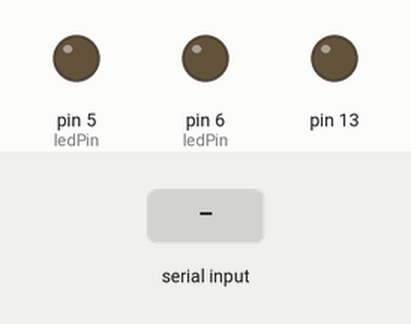
Simulated run of this sketch. Board: Arduino Uno, built with avr-gcc and run on an emulated ATmega328P. Parts: output pins drawn as LEDs (lit = HIGH). Inputs (shaded band) come from the test bench. What the sketch prints to the serial monitor is not drawn.

Above: at 1.2 s.
1.3 s: "1" received over the second serial link
At 2.3 s:
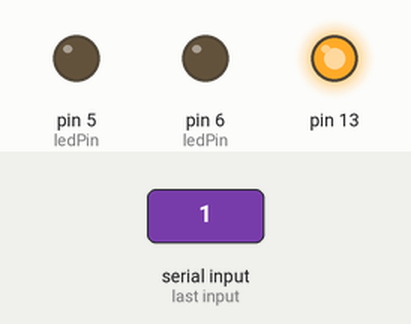
2.8 s: "0" received over the second serial link
At 3.5 s:
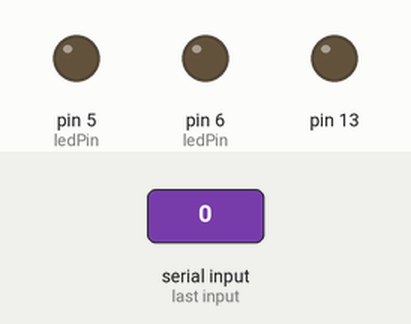
Timing chart, 0 to 5.8 s (numbered marks = the images above; inputs shaded):
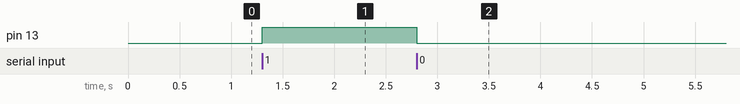

The sketch:

buletooth.ino
```cpp
#include <SoftwareSerial.h>

int ledPin[2] = {5,6};


SoftwareSerial BTSerial(2, 3);

void setup() {
  Serial.begin(9600);
  BTSerial.begin(9600);
  pinMode(13, OUTPUT);
  pinMode(5, OUTPUT);
  pinMode(6, OUTPUT);
}

void loop() {
  if (BTSerial.available()) {
    char data = BTSerial.read();
    Serial.write(data);
    if (data == '1') {
      digitalWrite(13, HIGH);
      Serial.println("천재다.");
    }
    if (data == '0') {
      digitalWrite(13, LOW);
      Serial.println("바보다.");
    }
  }
  if (Serial.available()) {
    BTSerial.write(Serial.read());
  }


}
```

Measured:
- after the input at 1.3 s, pin 13: LOW → HIGH at once
- after the input at 2.8 s, pin 13: HIGH → LOW at once
